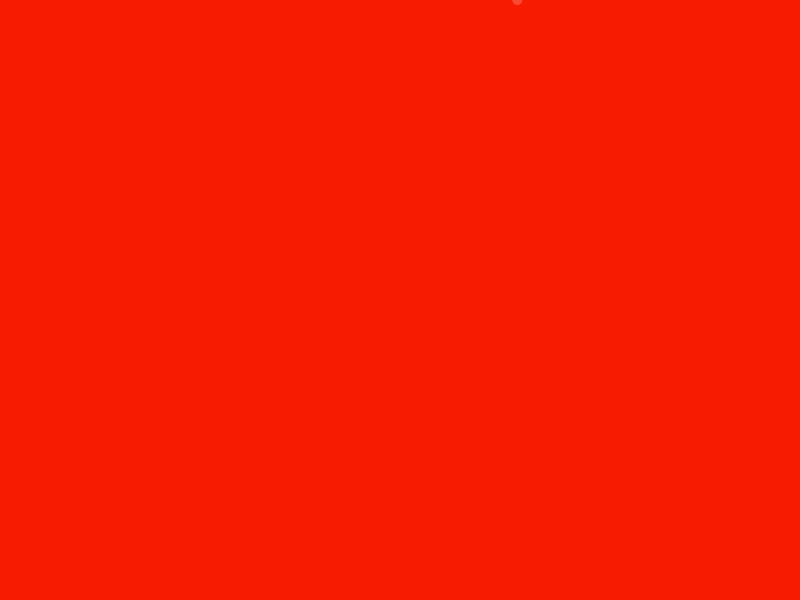
Frame 1 (no input)
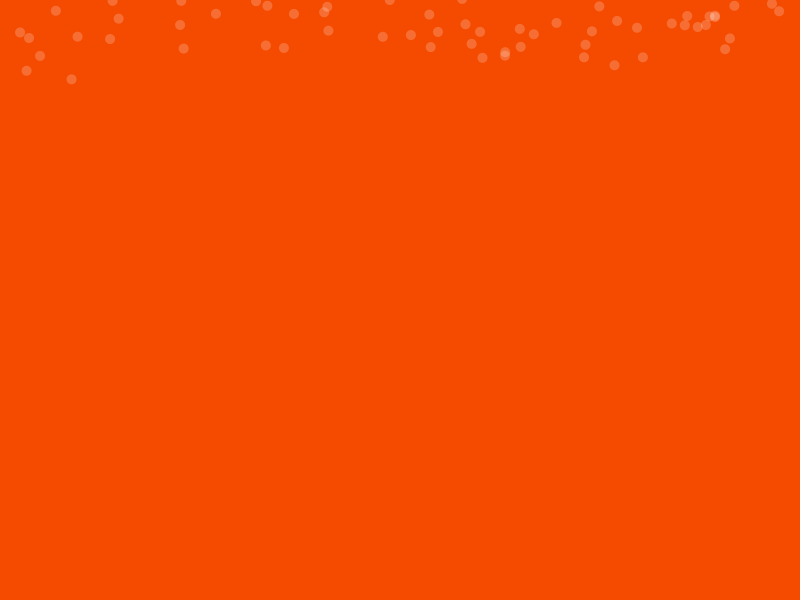
Frame 60 (the mouse pressed at the canvas centre just before this capture)
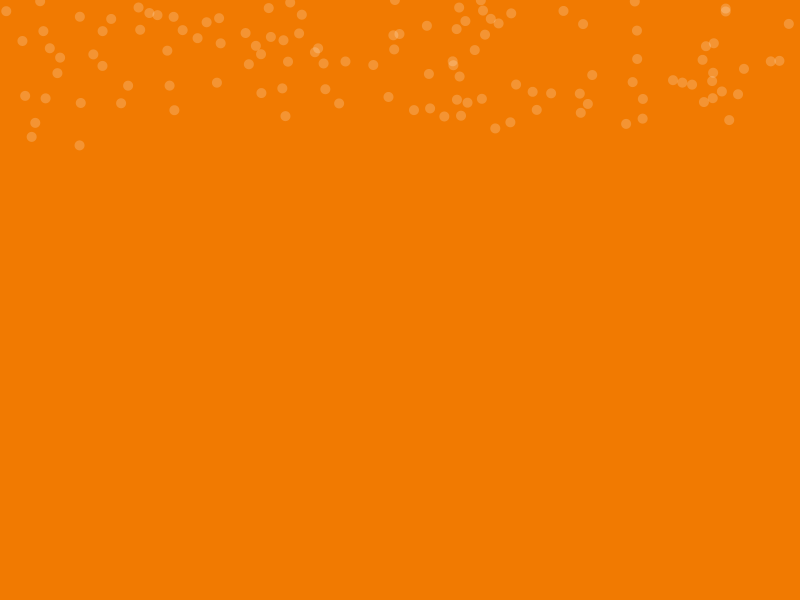
Frame 120 (the mouse held since frame 60 and released just before this capture)

The Processing sketch that drew these frames (run headless with seeded random() and noise(); from frame 60 on, the mouse is pressed at the canvas centre):

// Processing sketch: processing_133611
// ── processing_133611.pde

ArrayList<Flake> flakes;
color bg;
float step;
color c1;
color c2;
int swatchIndex;
int counter;
color[] colors = {color(247, 27, 1), color(234, 229, 0), color(123, 205, 49), color(46, 140, 194)}; 


void setup(){
  counter = 0;
  swatchIndex = 0;

  size(800,600);
  flakes = new ArrayList<Flake>();
}

void draw(){
  float y = 0;
  float x = random(0,width);
  float sizeX = 10;
  float sizeY = 10;
  color fillColor = color(255,255,255,50);
 
  flakes.add(new Flake(x, y, sizeX, sizeY, fillColor));

  if(counter > 255){
    counter = 0;
    swatchIndex = (swatchIndex+1)%(colors.length);
  }
  counter++;

  step = map(counter,0,255,0,1);
  c1 = colors[swatchIndex];
  c2 = colors[(swatchIndex+1)%(colors.length)];
  bg = lerpColor(c1,c2,step);
  background(bg);

  for(int i=0; i<flakes.size(); i+=1){
    flakes.get(i).display();
    flakes.get(i).update();
  }


}

class Flake {
  float x, y, sizeX, sizeY;
  color fillColor;
  
  Flake(float x, float y, float sizeX, float sizeY, color fillColor){
    this.x = x;
    this.y = y;
    this.sizeX = sizeX;
    this.sizeY = sizeY;
    this.fillColor = fillColor;
  }

  void display(){
    noStroke();
    fill(this.fillColor);
    ellipse(this.x, this.y, this.sizeX, this.sizeY);
  }

  void update(){
    if(this.y<height-5){
      this.x += random(-2, 2);
      this.y += random(-1, 3);
    }
  }
}
